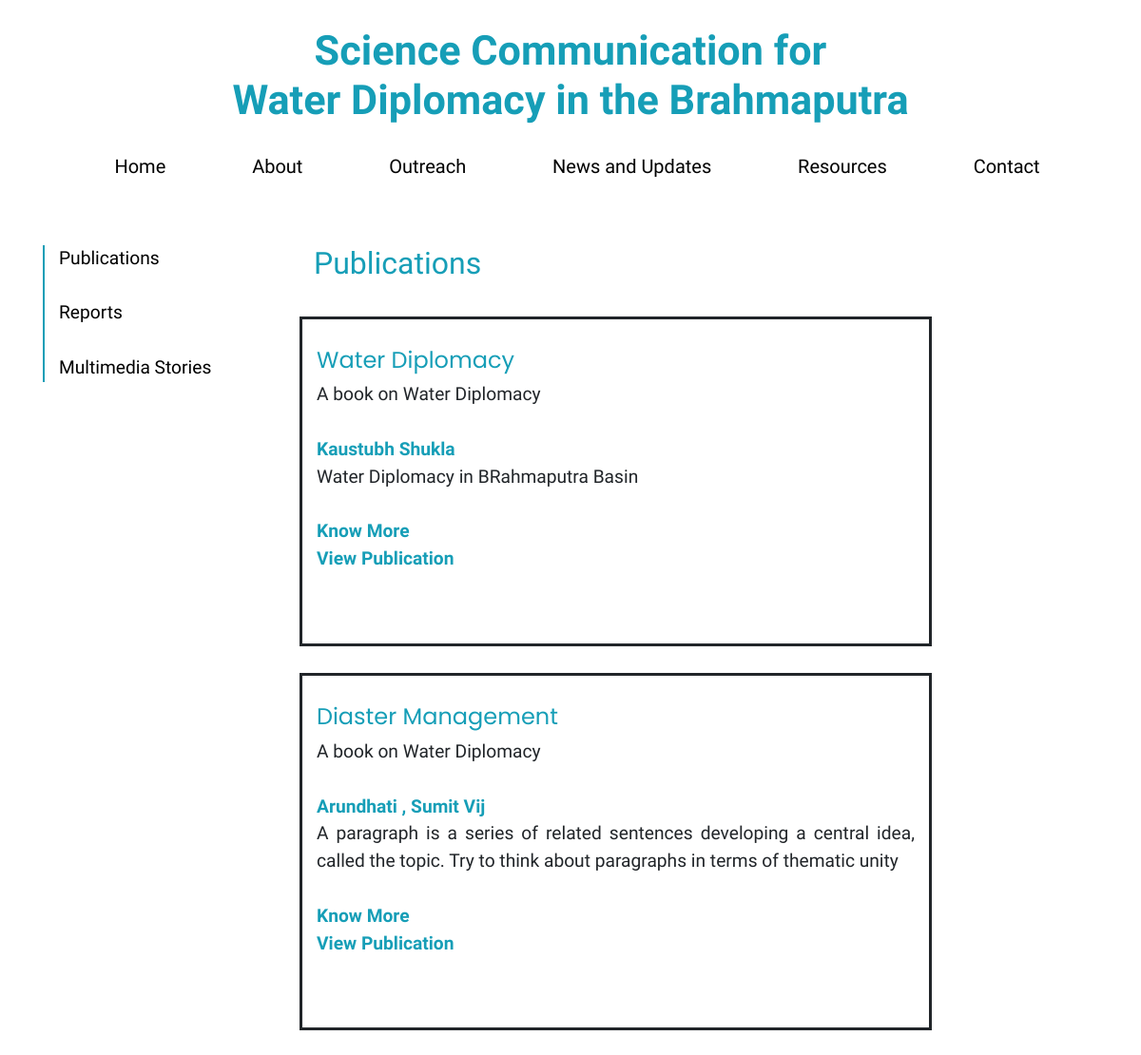
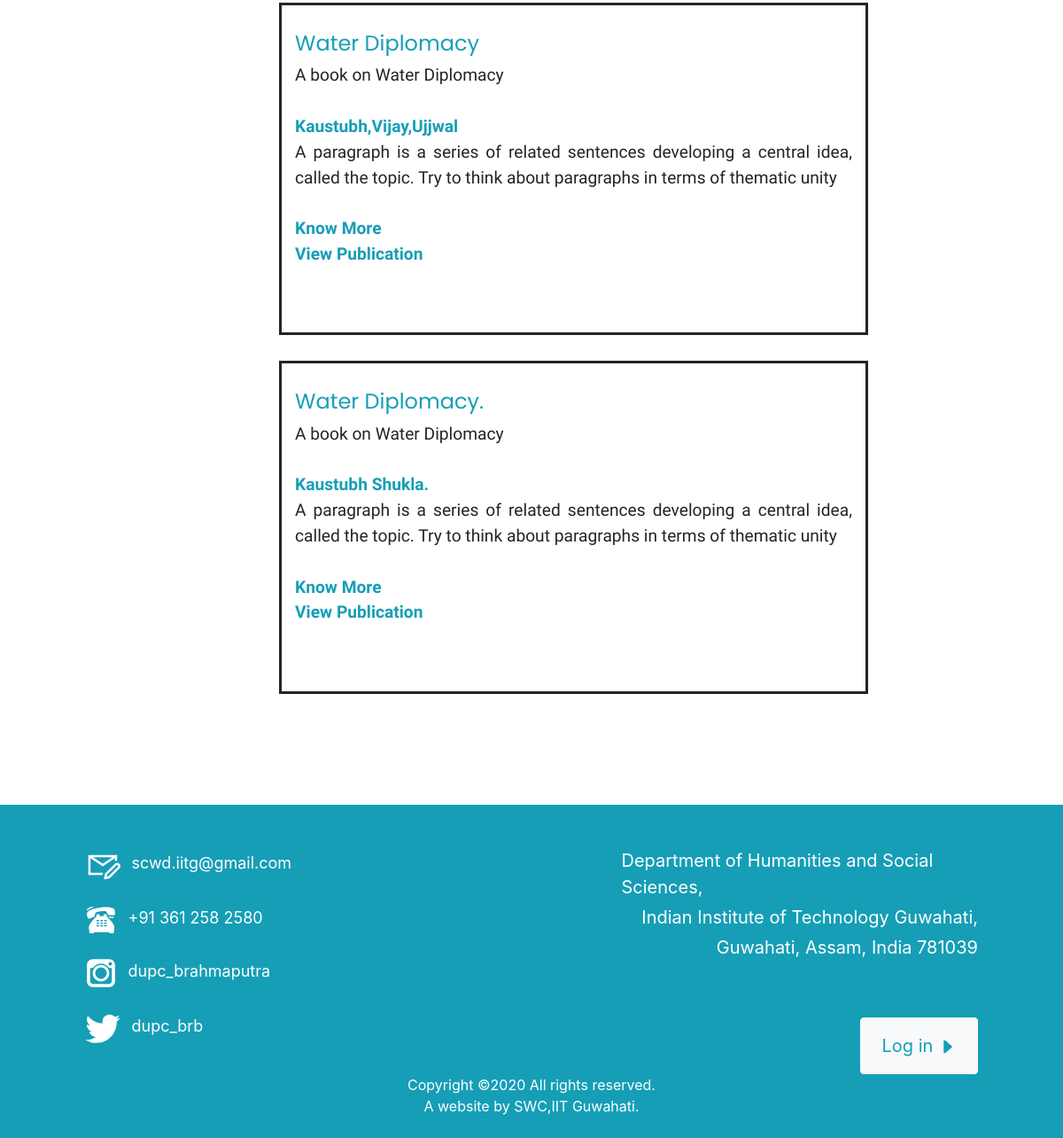
The page /publication/ on the database as committed earlier (2 pictures, top to bottom).
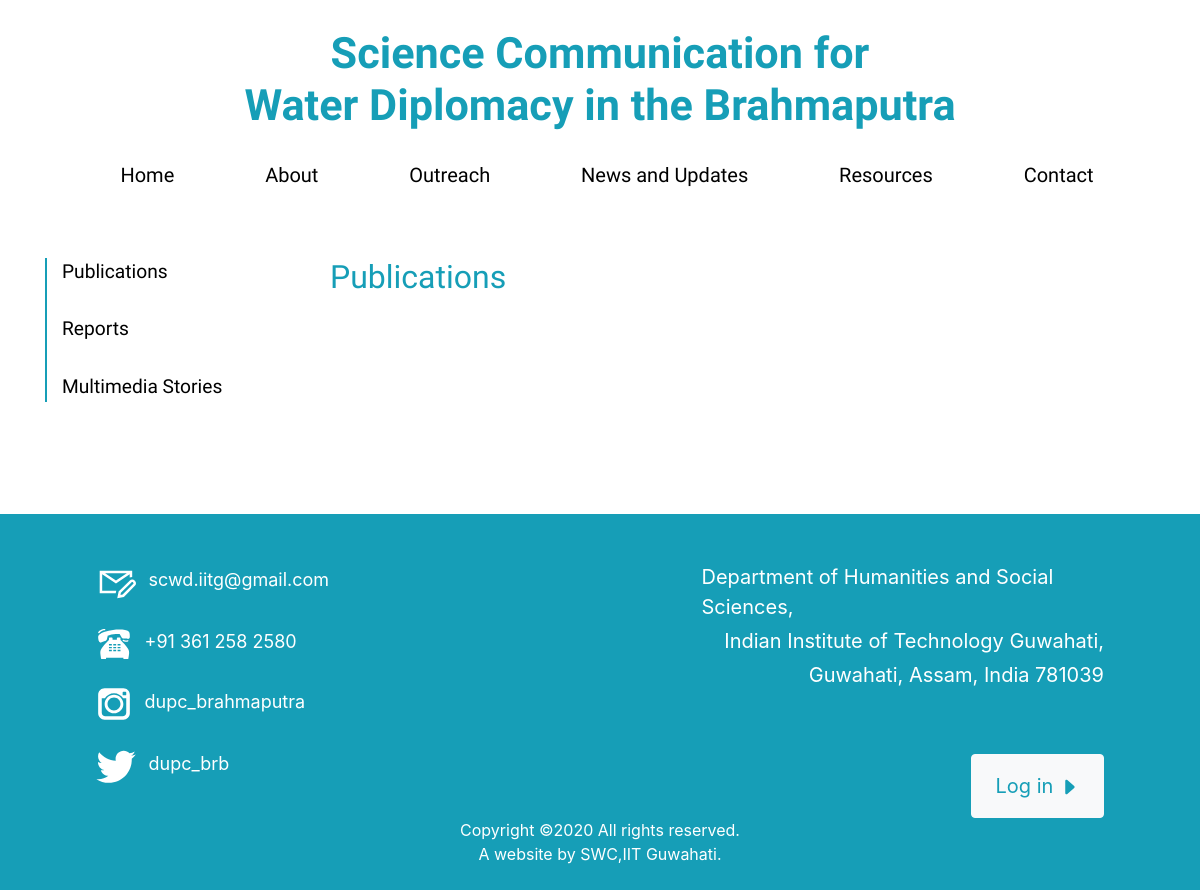
The same page on the database as committed later.
### publication/models.py (models this page shows, shortened)
class publication(models.Model):
	authors = models.CharField(max_length=1200)
	title = models.CharField(max_length=1000)
	name = models.CharField(max_length=700)
	pdf = models.FileField(upload_to='files/',blank=True)
	link = models.CharField(max_length=500,blank=True)
	has_pdf = models.BooleanField(default=False)
	body = models.TextField(max_length=5000,default=False)

### publication/views.py (the view)
# urls.py: path('',views.publicationss,name='publication'),
def publicationss(request):
	Publication = publication.objects.filter().order_by('-id')
	return render(request, 'publication/publication.html',{'Publication':Publication})

### publication/templates/publication/publication.html (shortened to what this page needs)
{% extends 'base.html' %}
{% block ccd %}
<div id="marine-content-inner">
  <section id="main-content">
      <br><br>
      <div class="container">
          <div class="row justify-content-start" style="font-size: 120%; font-family: Raleway;">
            	<div class="col-lg-3 col-md-3 col-sm-3">
              		<p style="color: #000; border-left: 2px solid #169EB7; padding-left: 15px;">
                	<a href="{%url 'publication:publication' %}" style="color: #000;">Publications</a><br><br>
                	<a href="{%url 'reports:reports'%}" style="color: #000;">Reports</a><br><br>
                	<a href="{%url 'stories:stories'%}" style="color: #000;">Multimedia Stories</a>
              		</p>
            	</div>
            	<div class="col-lg-7 col-md-7 col-sm-7">
              		<div class="page-heading">
                		<h2 style="color: #169EB7; font-weight: 400;font-family: Raleway;">Publications</h2><br>
            		  </div>
                  <div class = "row justify-content-between">
                  {%for pub in Publication.all%}
                  <div class = "col-12" style = "border-style:solid;">
                  <br><h4 style="color: #169EB7; font-weight: 400;">{{pub.title}}</h4>
                  <p style="font-family: 'Raleway'; font-size:100%;text-align:justify;">{{pub.name}}<br><br><span style = "color:#169EB7;"><b>{{pub.authors}}</b><br></span>{{pub.body}}<br><br><span style = "color:#169EB7;"><a href = "{{pub.link}}" target = "_blank" style  = "color:#169EB7; text-decoration: none;"><b>Know More</b></a></span><br>{%if pub.has_pdf == True%}<span style ="color:#169EB7;" ><a href = "{{pub.pdf.url}}" target = "_blank" style = "color:#169EB7; text-decoration: none;"><b>View Publication</b></a></span>{%endif%}</p><br><br>
                  </div>&emsp;
                  {%endfor%}
                  </div>
                </div>
          </div>
        </div>
	  </section>
</div>
<div class="row">
        <div class="col-lg-6 col-md-6 col-sm-6">
        </div>
        <div class="col-lg-6 col-md-6 col-sm-6">
          <br>
        </div>
      </div>
</div>
<br>
{%endblock%}

Rows that differ between the two databases and show on the page:
removed publication: title "Water Diplomacy", name "A book on Water Diplomacy", authors "Kaustubh Shukla", body "Water Diplomacy in BRahmaputra Basin"
removed publication: title "Diaster Management", name "A book on Water Diplomacy", authors "Arundhati , Sumit Vij", body "A paragraph is a series of related sentences developing a central idea, called the topic. Try to think about paragraphs in terms of thematic unity"
removed publication: title "Water Diplomacy", name "A book on Water Diplomacy", authors "Kaustubh,Vijay,Ujjwal", body "A paragraph is a series of related sentences developing a central idea, called the topic. Try to think about paragraphs in terms of thematic unity"
removed publication: title "Water Diplomacy.", name "A book on Water Diplomacy", authors "Kaustubh Shukla.", body "A paragraph is a series of related sentences developing a central idea, called the topic. Try to think about paragraphs in terms of thematic unity"
